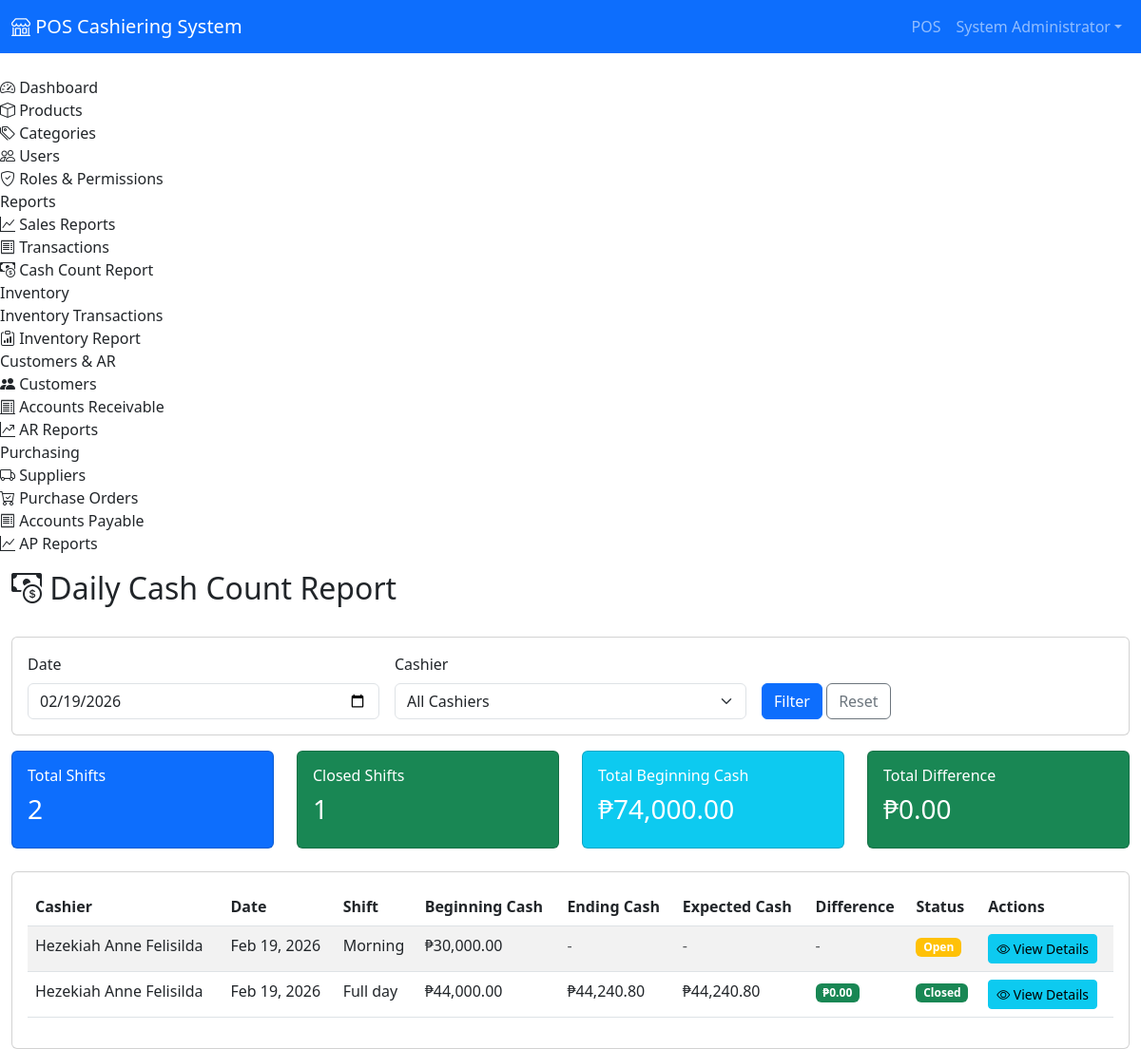
The page /POS/admin/cash-count-report.php (signed in) on the database its author committed.
### tables this page shows
CREATE TABLE `cash_counts` (
  `id` int(11) NOT NULL AUTO_INCREMENT,
  `user_id` int(11) NOT NULL,
  `shift_date` date NOT NULL,
  `shift_type` enum('morning','afternoon','night','full_day') DEFAULT 'full_day',
  `beginning_cash` decimal(10,2) NOT NULL DEFAULT 0.00,
  `ending_cash` decimal(10,2) DEFAULT NULL,
  `expected_cash` decimal(10,2) DEFAULT NULL,
  `actual_cash` decimal(10,2) DEFAULT NULL,
  `difference` decimal(10,2) DEFAULT NULL,
  `status` enum('open','closed') DEFAULT 'open',
  `beginning_notes` text DEFAULT NULL,
  `ending_notes` text DEFAULT NULL,
  `started_at` timestamp NOT NULL DEFAULT current_timestamp(),
  `ended_at` timestamp NULL DEFAULT NULL,
  `created_at` timestamp NOT NULL DEFAULT current_timestamp(),
  `updated_at` timestamp NOT NULL DEFAULT current_timestamp() ON UPDATE current_timestamp(),
  PRIMARY KEY (`id`),
  UNIQUE KEY `unique_user_shift` (`user_id`,`shift_date`,`shift_type`),
  KEY `idx_user_date` (`user_id`,`shift_date`),
  KEY `idx_date` (`shift_date`),
  KEY `idx_status` (`status`),
  CONSTRAINT `cash_counts_ibfk_1` FOREIGN KEY (`user_id`) REFERENCES `users` (`id`)
);

CREATE TABLE `users` (
  `id` int(11) NOT NULL AUTO_INCREMENT,
  `username` varchar(50) NOT NULL,
  `email` varchar(100) NOT NULL,
  `password` varchar(255) NOT NULL,
  `full_name` varchar(100) NOT NULL,
  `avatar_url` varchar(255) DEFAULT NULL COMMENT 'Profile image path relative to uploads/avatars/',
  `role_id` int(11) NOT NULL,
  `is_active` tinyint(1) DEFAULT 1,
  `created_at` timestamp NOT NULL DEFAULT current_timestamp(),
  `updated_at` timestamp NOT NULL DEFAULT current_timestamp() ON UPDATE current_timestamp(),
  PRIMARY KEY (`id`),
  UNIQUE KEY `username` (`username`),
  UNIQUE KEY `email` (`email`),
  KEY `idx_role` (`role_id`),
  KEY `idx_active` (`is_active`)
);

### POS/config/database.php (called while the page is built, shortened)
<?php
class Database {
    private $host = DB_HOST;
    private $user = DB_USER;
    private $pass = DB_PASS;
    private $name = DB_NAME;
    private $conn;
    private function connect() {
        try {
            $this->conn = new PDO(
                "mysql:host={$this->host};dbname={$this->name};charset=utf8mb4",
                $this->user,
                $this->pass,
                [
                    PDO::ATTR_ERRMODE => PDO::ERRMODE_EXCEPTION,
                    PDO::ATTR_DEFAULT_FETCH_MODE => PDO::FETCH_ASSOC,
                    PDO::ATTR_EMULATE_PREPARES => false
                ]
            );
        } catch (PDOException $e) {
            error_log("Database connection failed: " . $e->getMessage());
            throw new Exception("Database connection failed. Please check your database configuration and ensure the database 'pos_system' exists. Error: " . $e->getMessage());
        }
    }
    public function query($sql, $params = []) {
        try {
            $stmt = $this->conn->prepare($sql);
            $stmt->execute($params);
            return $stmt;
        } catch (PDOException $e) {
            error_log("Database query error: " . $e->getMessage());
            throw $e;
        }
    }
    public function fetch($sql, $params = []) {
        return $this->query($sql, $params)->fetch();
    }
    public function fetchAll($sql, $params = []) {
        return $this->query($sql, $params)->fetchAll();
    }
}

### POS/admin/cash-count-report.php (the view, shortened to what this page needs)
<?php
require_once __DIR__ . '/includes/header.php';
require_once __DIR__ . '/../config/database.php';
$db = new Database();
$date = $_GET['date'] ?? date('Y-m-d');
$where = "WHERE cc.shift_date = ?";
$params = [$date];
$cashCounts = $db->fetchAll(
    "SELECT cc.*, u.full_name as cashier_name
     FROM cash_counts cc
     JOIN users u ON cc.user_id = u.id
     $where
     ORDER BY cc.created_at DESC",
    $params
);
$shiftTypeLabels = ['morning' => 'Morning', 'afternoon' => 'Afternoon', 'night' => 'Night', 'full_day' => 'Full day'];
$summary = $db->fetch(
    "SELECT
        COUNT(*) as total_shifts,
        COUNT(CASE WHEN cc.status = 'closed' THEN 1 END) as closed_shifts,
        SUM(cc.beginning_cash) as total_beginning,
        SUM(cc.ending_cash) as total_ending,
        SUM(cc.difference) as total_difference
     FROM cash_counts cc
     $where",
    $params
);
?>
<div class="d-flex justify-content-between align-items-center mb-4">
    <h2><i class="bi bi-cash-coin"></i> Daily Cash Count Report</h2>
</div>
<div class="card mb-3">
    <div class="card-body">
        <form method="GET" class="row g-3">
            <div class="col-md-4">
                <label class="form-label">Date</label>
                <input type="date" class="form-control" name="date" value="<?php echo $date; ?>">
            </div>
            <div class="col-md-4">
                <label class="form-label">Cashier</label>
                <select class="form-select" name="user_id">
                    <option value="">All Cashiers</option>
                </select>
            </div>
            <div class="col-md-4">
                <label class="form-label">&nbsp;</label><br>
                <button type="submit" class="btn btn-primary">Filter</button>
                <a href="cash-count-report.php" class="btn btn-outline-secondary">Reset</a>
            </div>
        </form>
    </div>
</div>
<div class="row mb-4">
    <div class="col-md-3">
        <div class="card text-white bg-primary">
            <div class="card-body">
                <h6>Total Shifts</h6>
                <h3><?php echo $summary['total_shifts'] ?? 0; ?></h3>
            </div>
        </div>
    </div>
    <div class="col-md-3">
        <div class="card text-white bg-success">
            <div class="card-body">
                <h6>Closed Shifts</h6>
                <h3><?php echo $summary['closed_shifts'] ?? 0; ?></h3>
            </div>
        </div>
    </div>
    <div class="col-md-3">
        <div class="card text-white bg-info">
            <div class="card-body">
                <h6>Total Beginning Cash</h6>
                <h3>₱<?php echo number_format($summary['total_beginning'] ?? 0, 2); ?></h3>
            </div>
        </div>
    </div>
    <div class="col-md-3">
        <div class="card text-white <?php echo ($summary['total_difference'] ?? 0) == 0 ? 'bg-success' : 'bg-warning'; ?>">
            <div class="card-body">
                <h6>Total Difference</h6>
                <h3>₱<?php echo number_format($summary['total_difference'] ?? 0, 2); ?></h3>
            </div>
        </div>
    </div>
</div>
<div class="card">
    <div class="card-body">
        <div class="table-responsive">
            <table class="table table-striped table-hover">
                <thead>
                    <tr>
                        <th>Cashier</th>
                        <th>Date</th>
                        <th>Shift</th>
                        <th>Beginning Cash</th>
                        <th>Ending Cash</th>
                        <th>Expected Cash</th>
                        <th>Difference</th>
                        <th>Status</th>
                        <th>Actions</th>
                    </tr>
                </thead>
                <tbody>
                    <?php if (empty($cashCounts)): ?>
                    <tr>
                        <td colspan="9" class="text-center text-muted">No cash counts found for this date</td>
                    </tr>
                    <?php else: ?>
                    <?php foreach ($cashCounts as $cc): ?>
                    <tr>
                        <td><?php echo htmlspecialchars($cc['cashier_name']); ?></td>
                        <td><?php echo date('M d, Y', strtotime($cc['shift_date'])); ?></td>
                        <td><?php echo isset($shiftTypeLabels[$cc['shift_type']]) ? $shiftTypeLabels[$cc['shift_type']] : ucfirst($cc['shift_type'] ?? 'Full day'); ?></td>
                        <td>₱<?php echo number_format($cc['beginning_cash'], 2); ?></td>
                        <td>
                            <?php if ($cc['ending_cash'] !== null): ?>
                                ₱<?php echo number_format($cc['ending_cash'], 2); ?>
                            <?php else: ?>
                                <span class="text-muted">-</span>
                            <?php endif; ?>
                        </td>
                        <td>
                            <?php if ($cc['expected_cash'] !== null): ?>
                                ₱<?php echo number_format($cc['expected_cash'], 2); ?>
                            <?php else: ?>
                                <span class="text-muted">-</span>
                            <?php endif; ?>
                        </td>
                        <td>
                            <?php if ($cc['difference'] !== null): ?>
                                <span class="badge <?php echo $cc['difference'] == 0 ? 'bg-success' : ($cc['difference'] > 0 ? 'bg-warning' : 'bg-danger'); ?>">
                                    ₱<?php echo number_format($cc['difference'], 2); ?>
                                </span>
                            <?php else: ?>
                                <span class="text-muted">-</span>
                            <?php endif; ?>
                        </td>
                        <td>
                            <span class="badge <?php echo $cc['status'] == 'open' ? 'bg-warning' : 'bg-success'; ?>">
                                <?php echo ucfirst($cc['status']); ?>
                            </span>
                        </td>
                        <td>
                            <button class="btn btn-sm btn-info" onclick="viewCashCount(<?php echo $cc['id']; ?>)">
                                <i class="bi bi-eye"></i> View Details
                            </button>
                        </td>
                    </tr>
                    <?php endforeach; ?>
                    <?php endif; ?>
                </tbody>
            </table>
        </div>
    </div>
</div>
<?php require_once __DIR__ . '/includes/footer.php'; ?>

### rows shown on the page
cash_counts: user.full_name "Hezekiah Anne Felisilda", shift_date "Feb 19, 2026", shift_type "Morning", beginning_cash "30,000.00", status "Open"
cash_counts: user.full_name "Hezekiah Anne Felisilda", shift_date "Feb 19, 2026", shift_type "Full day", beginning_cash "44,000.00", ending_cash "44,240.80", expected_cash "44,240.80", difference "0.00", status "Closed"

### other values the page prints
APP_NAME "POS Cashiering System"
$currentUser['full_name'] "System Administrator"
$summary['total_shifts'] "2"
$summary['closed_shifts'] "1"
$summary['total_beginning'] "74,000.00"
$summary['total_difference'] "0.00"
